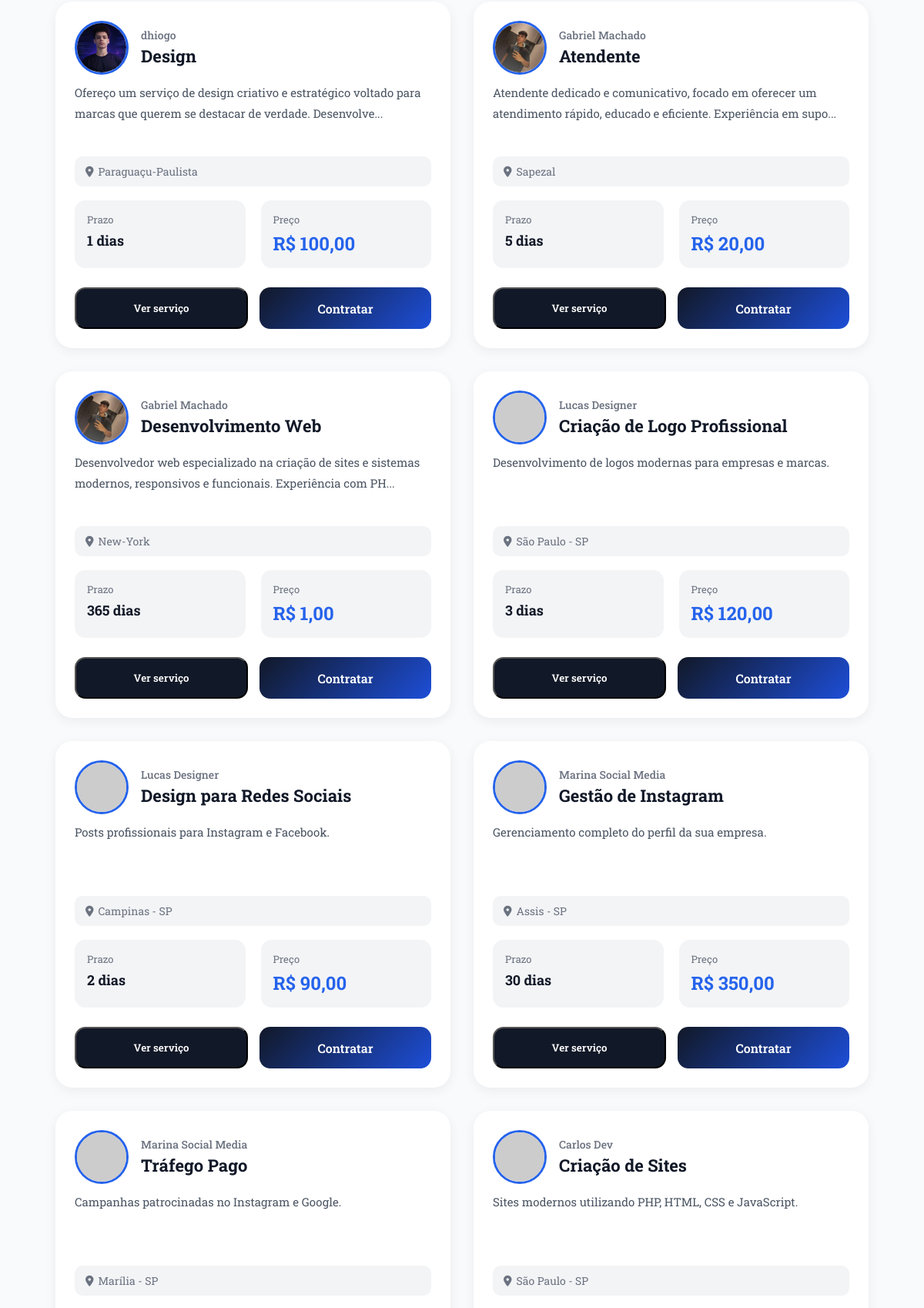
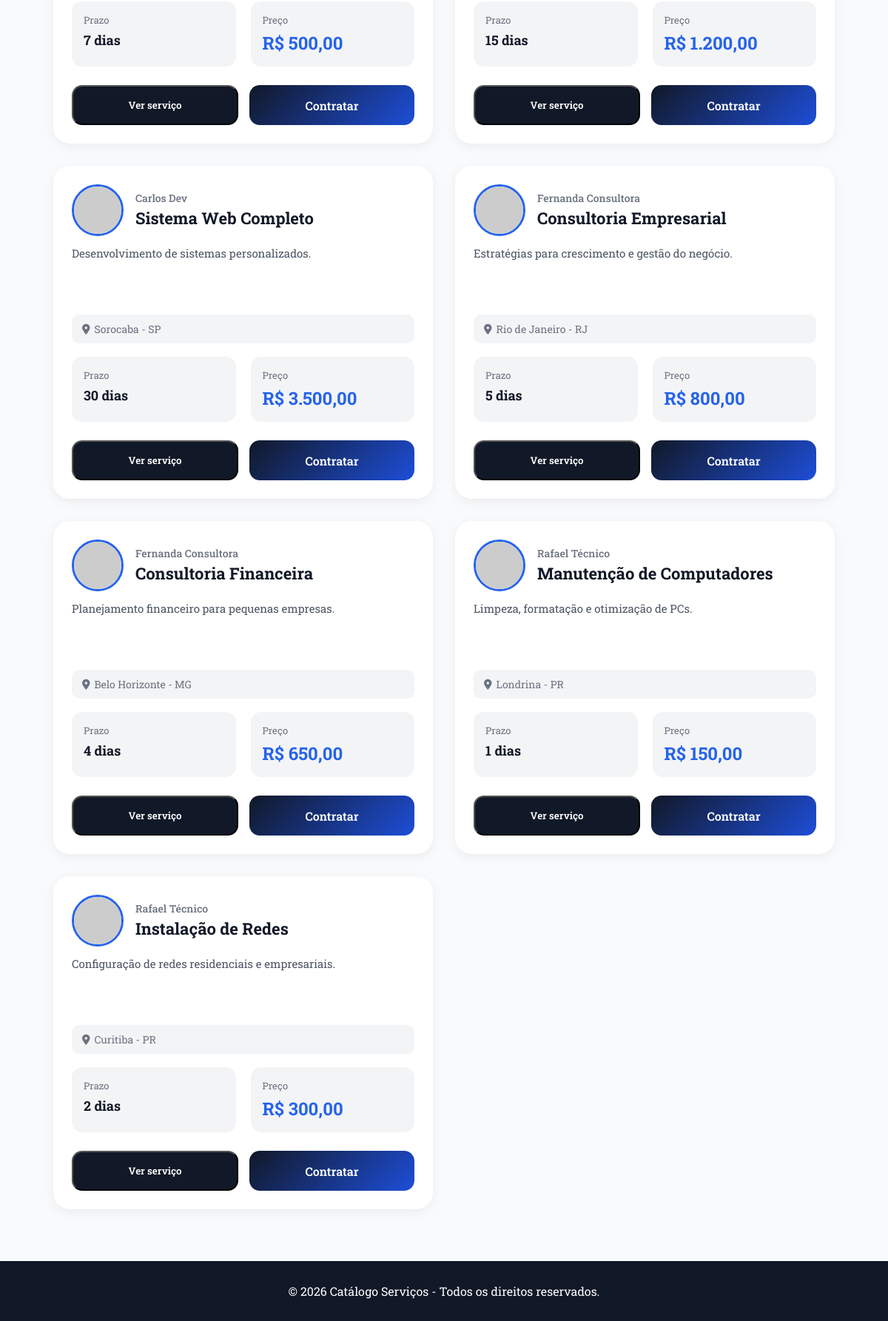
The app's page /frontend/public/home.php (signed in, lower part), older data (2 pictures, top to bottom).
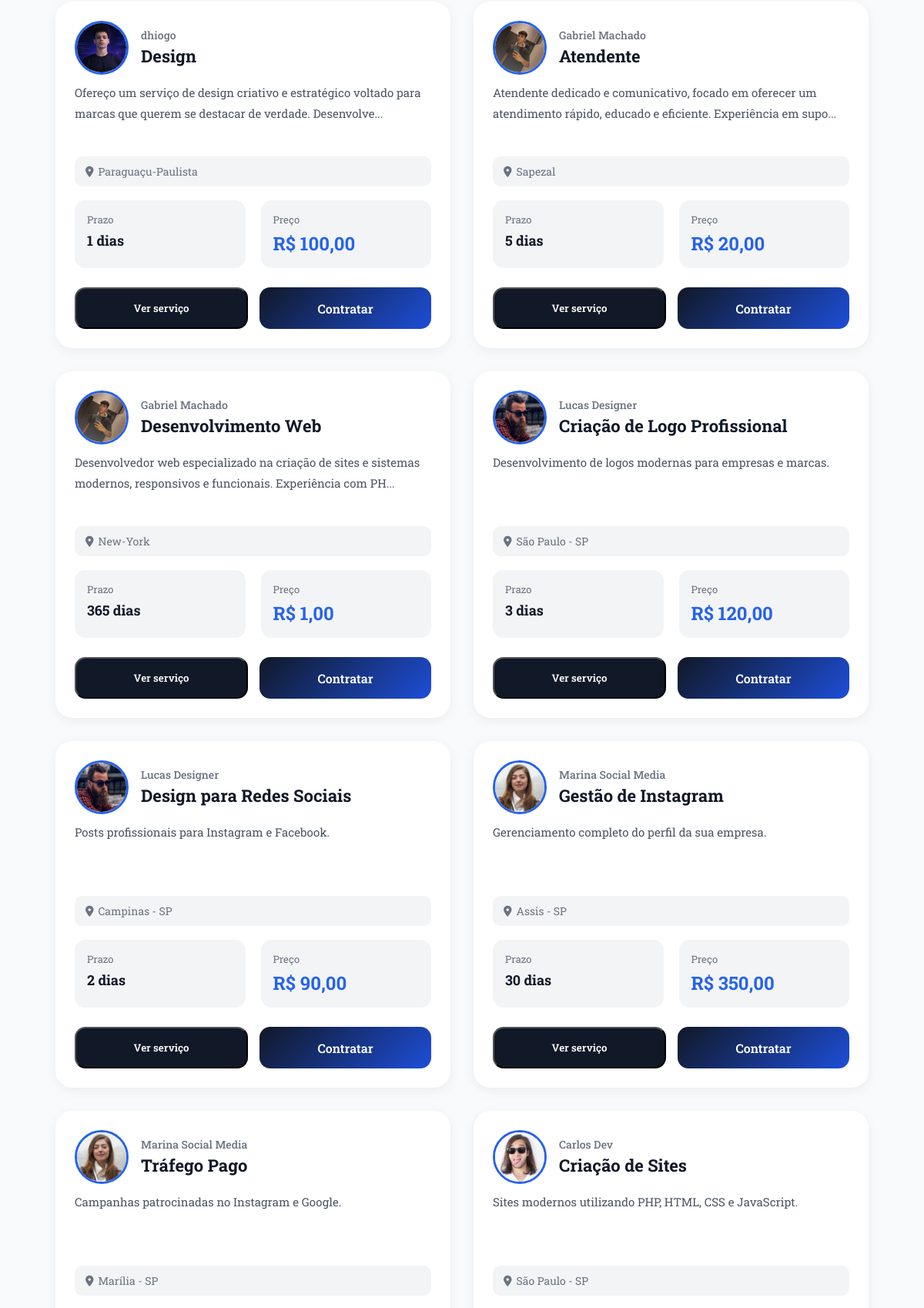
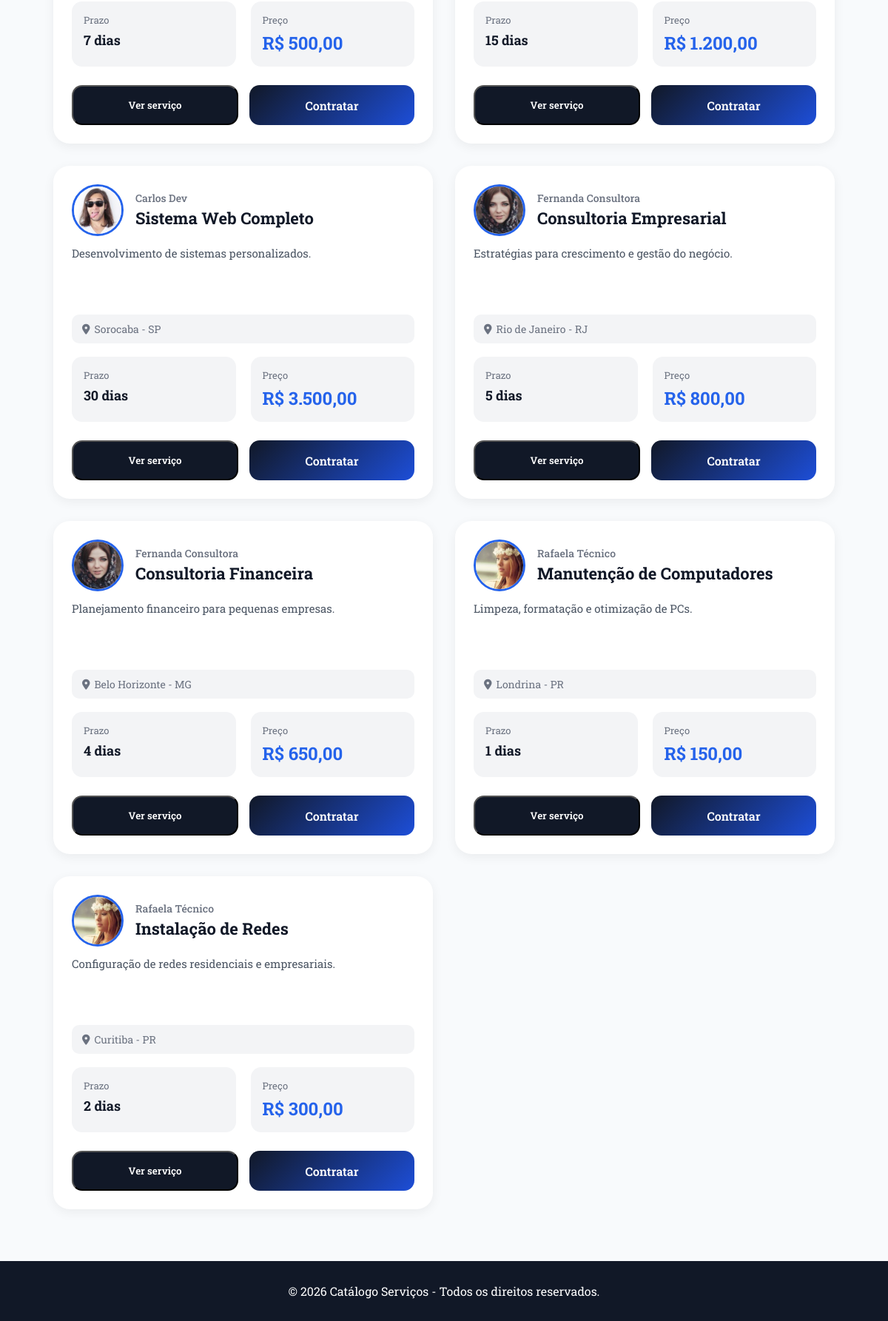
The same page, newer data (2 pictures, top to bottom).
### tables this page shows
CREATE TABLE `servicos` (
  `id` int(11) NOT NULL,
  `usuario_id` int(11) NOT NULL,
  `categoria_id` int(11) NOT NULL,
  `nome_servico` varchar(255) NOT NULL,
  `descricao` varchar(255) DEFAULT NULL,
  `preco` decimal(10,2) NOT NULL,
  `prazo` int(11) NOT NULL,
  `localizacao` varchar(255) DEFAULT NULL,
  `criado_em` timestamp NOT NULL DEFAULT current_timestamp()
);

CREATE TABLE `usuarios` (
  `id` int(11) NOT NULL,
  `nome` varchar(100) NOT NULL,
  `email` varchar(255) NOT NULL,
  `senha` varchar(255) NOT NULL,
  `telefone` varchar(20) DEFAULT NULL,
  `tipo` enum('cliente','prestador','admin') DEFAULT 'cliente',
  `criado_em` timestamp NOT NULL DEFAULT current_timestamp(),
  `foto` varchar(255) DEFAULT NULL
);

### backend/app/controllers/ServicoController.php (called while the page is built, shortened)
<?php
require_once "C:/Turma2/xampp/htdocs/catalogo-servicos/backend/app/models/ServicoModel.php";
class ServicoController
{
    private $servicoModel;
    public function __construct($pdo)
    {
        $this->servicoModel = new ServicoModel($pdo);
    }
    public function buscarFiltrados($q, $categoriaId)
    {
        return $this->servicoModel->buscarFiltrados($q, $categoriaId);
    }
}

### backend/app/models/ServicoModel.php (called while the page is built, shortened)
<?php
class ServicoModel {
    private $pdo;
    public function __construct($pdo){
        $this->pdo = $pdo;
    }
    public function buscarFiltrados($q = null, $categoriaId = null)
{
    $sql = "SELECT
                s.*,
                u.nome AS prestador,
                u.foto,
                c.nome AS categoria_nome
            FROM servicos s
            JOIN usuarios u ON u.id = s.usuario_id
            JOIN categorias c ON c.id = s.categoria_id
            WHERE 1=1";
    $params = [];
    $stmt = $this->pdo->prepare($sql);
    $stmt->execute($params);
    return $stmt->fetchAll(PDO::FETCH_ASSOC);
}
}

### frontend/public/home.php (the view, shortened to what the changed rows need)
<?php
require_once "C:/Turma2/xampp/htdocs/catalogo-servicos/backend/app/database/database.php";
require_once "C:/Turma2/xampp/htdocs/catalogo-servicos/backend/app/controllers/ServicoController.php";
$servicoController = new ServicoController($pdo);
$q = $_GET['q'] ?? null;
$categoriaId = $_GET['categoria'] ?? null;
$servicos = $servicoController->buscarFiltrados($q, $categoriaId);
?>
<!DOCTYPE html>
<html lang="pt-br">
<head>
    <link rel="stylesheet" href="https://cdnjs.cloudflare.com/ajax/libs/font-awesome/6.5.1/css/all.min.css">
    <link rel="stylesheet" href="css/home.css">
</head>
<body>
    <section class="servicos categorias-menu" id="servicos">
        <div class="servicos-grid">
    <?php foreach ($servicos as $servico): ?>
        <div class="card-servico" data-nome="<?= strtolower($servico['nome_servico']) ?>" data-prestador="<?= strtolower($servico['prestador']) ?>" data-descricao="<?= strtolower($servico['descricao']) ?>">
            <div class="top-card">
                <div class="perfil-area">
                    <img
                        src="<?= !empty($servico['foto']) ? $servico['foto'] : '../img/user.jpg' ?>"
                        alt="Prestador"
                        class="foto-prestador">
                    <div class="perfil-info">
                        <span class="nome-prestador">
                            <?= $servico['prestador'] ?>
                        </span>
                        <h3>
                            <?= $servico['nome_servico'] ?>
                        </h3>
                    </div>
                </div>
            </div>
            <div class="card-content">
                <p class="descricao">
                    <?= mb_strimwidth($servico['descricao'], 0, 120, '...') ?>
                </p>
                <p class="localizacao">
                    <i class="fa-solid fa-location-dot"></i>
                    <?= $servico['localizacao'] ?>
                </p>
                <div class="info-servico">
                    <div class="info-box">
                        <span class="label">
                            Prazo
                        </span>
                        <strong>
                            <?= $servico['prazo'] ?> dias
                        </strong>
                    </div>
                    <div class="info-box">
                        <span class="label">
                            Preço
                        </span>
                        <strong class="preco">
                            R$ <?= number_format($servico['preco'], 2, ',', '.') ?>
                        </strong>
                    </div>
                </div>
                <?php if (
                    isset($_SESSION['usuario']) &&
                    $_SESSION['usuario']['tipo'] === 'prestador'
                ): ?>
                    <button
                        class="btn-ver-servico"
                        onclick="abrirModalServico(
                            '<?= $servico['nome_servico'] ?>',
                            '<?= $servico['prestador'] ?>',
                            '<?= $servico['descricao'] ?>',
                            '<?= $servico['prazo'] ?>',
                            '<?= $servico['preco'] ?>',
                            '<?= $servico['localizacao'] ?>',
                            '<?= !empty($servico['foto']) ? $servico['foto'] : '../img/user.jpg' ?>'
                        )">
                        Ver serviço
                    </button>
                <?php else: ?>
                    <div class="botoes">
                        <button
                            class="btn-ver-servico"
                            onclick="abrirModalServico(
                                '<?= $servico['nome_servico'] ?>',
                                '<?= $servico['prestador'] ?>',
                                '<?= $servico['descricao'] ?>',
                                '<?= $servico['prazo'] ?>',
                                '<?= $servico['preco'] ?>',
                                '<?= $servico['localizacao'] ?>',
                                '<?= !empty($servico['foto']) ? $servico['foto'] : '../img/user.jpg' ?>'
                            )">
                            Ver serviço
                        </button>
                        <a
                            href="Cliente/contratar-servico.php?id=<?= $servico['id'] ?>"
                            class="btn-contratar">
                            Contratar
                        </a>
                    </div>
                <?php endif; ?>
            </div>
        </div>
    <?php endforeach; ?>
</div>
    </section>
</body>
</html>

Row changes from the older to the newer data that the page shows:
changed through a linked row, servicos "Criação de Logo Profissional": usuario.foto: picture added in place of a placeholder
changed through a linked row, servicos "Design para Redes Sociais": usuario.foto: picture added in place of a placeholder
changed through a linked row, servicos "Gestão de Instagram": usuario.foto: picture added in place of a placeholder
changed through a linked row, servicos "Tráfego Pago": usuario.foto: picture added in place of a placeholder
changed through a linked row, servicos "Criação de Sites": usuario.foto: picture added in place of a placeholder
changed through a linked row, servicos "Sistema Web Completo": usuario.foto: picture added in place of a placeholder
changed through a linked row, servicos "Consultoria Empresarial": usuario.foto: picture added in place of a placeholder
changed through a linked row, servicos "Consultoria Financeira": usuario.foto: picture added in place of a placeholder
changed through a linked row, servicos "Manutenção de Computadores": usuario.foto: picture added in place of a placeholder; usuario.nome "Rafael Técnico" → "Rafaela Técnico"
changed through a linked row, servicos "Instalação de Redes": usuario.foto: picture added in place of a placeholder; usuario.nome "Rafael Técnico" → "Rafaela Técnico"
